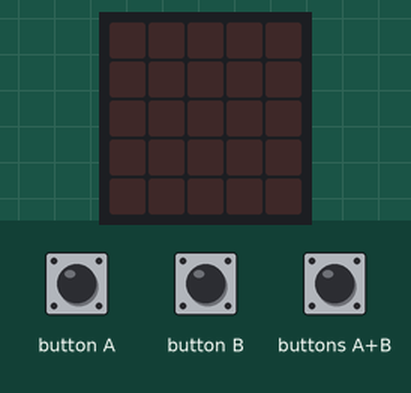
Bench run of a program on a simulated BBC micro:bit (MakeCode). Parts: the board's 5×5 LED display. The inputs (shaded band) are chosen by the test bench.

Above: at 1.2 s.
1.3 s: button A pressed for 0.15 s
At 2.6 s:
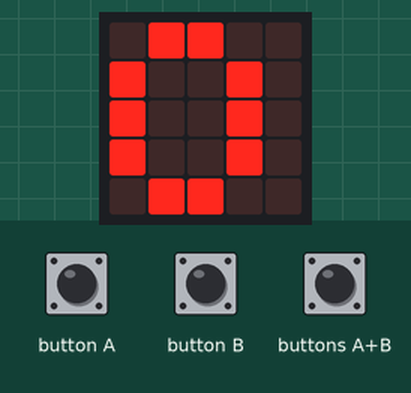
2.9 s: button B pressed for 0.15 s
At 4.0 s:
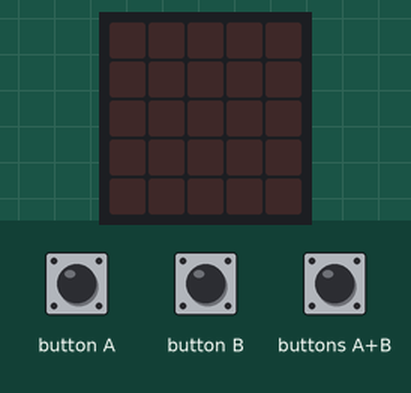
4.5 s: buttons A+B pressed for 0.15 s
At 5.2 s:
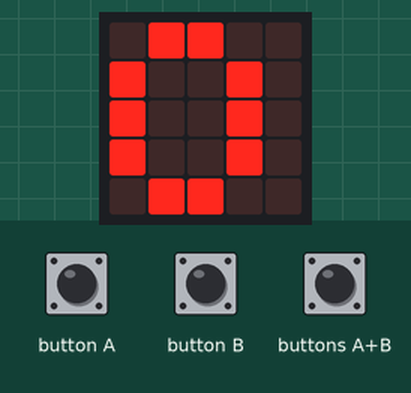
Timing chart, 0 to 7.5 s (numbered marks = the images above; inputs shaded):
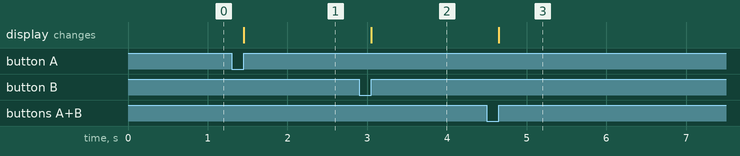

The program:

main.ts
```typescript
input.onGesture(Gesture.LogoUp, function () {
    if (input.acceleration(Dimension.Y) > 50) {
        aceptar += 1
        basic.pause(200)
    }
})
input.onButtonPressed(Button.A, function () {
    basic.showNumber(aceptar)
})
input.onButtonPressed(Button.AB, function () {
    basic.clearScreen()
    basic.showNumber(0.77 * aceptar)
})
input.onButtonPressed(Button.B, function () {
    basic.clearScreen()
    aceptar = 0
})
let aceptar = 0
aceptar = 0
```

test.ts
```typescript
// aquí va el archivo "tests"; esto no se compilará cuando este paquete se utilice como una extensión.
```

Measured:
- after the input at 1.3 s, the display: changes after 0.15 s (image 1)
- after the input at 2.9 s, the display: changes after 0.15 s (image 2)
- after the input at 4.5 s, the display: changes after 0.15 s (image 3)
